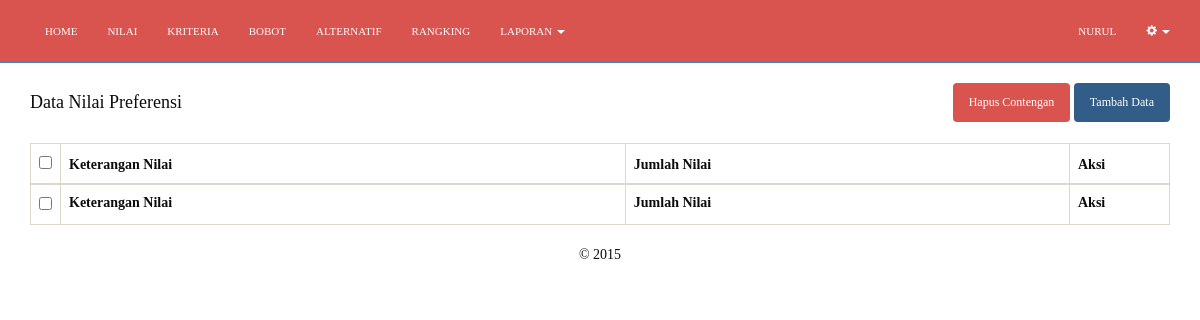
/nilai.php (signed in), run on an earlier commit of the app's database.
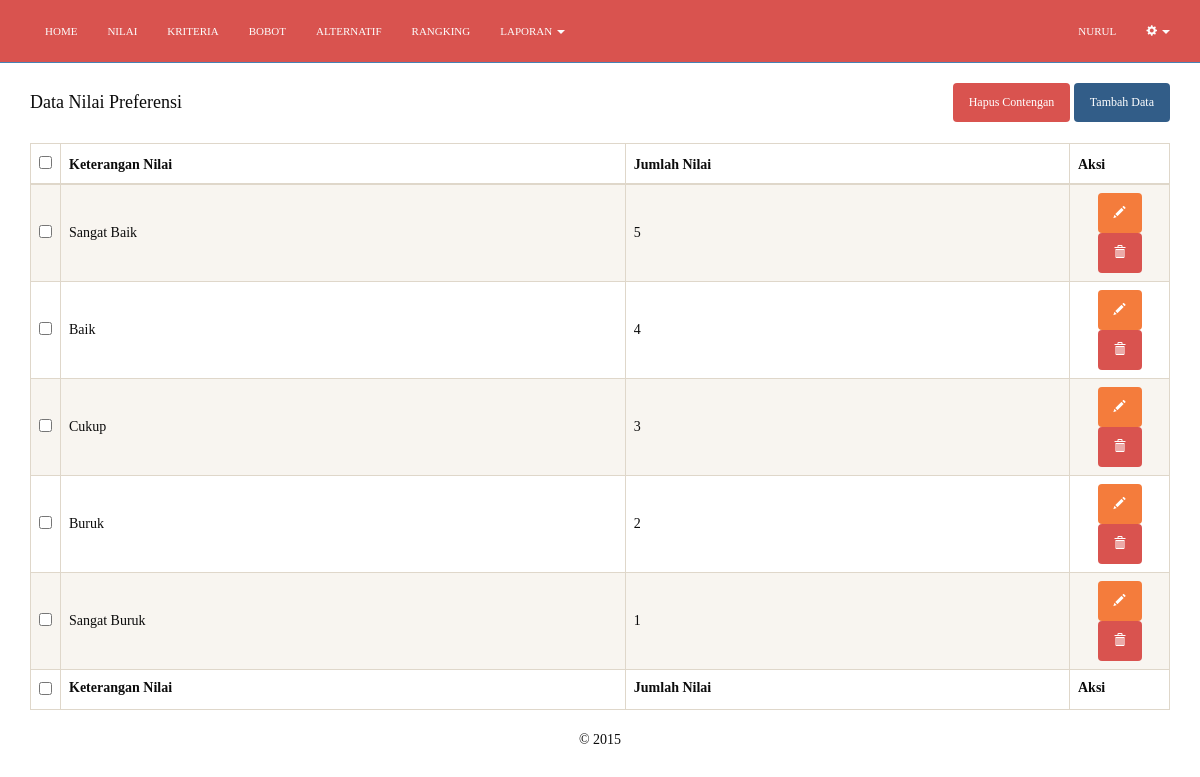
And on a later commit of the database.
### tables this page shows
CREATE TABLE `wp_nilai` (
  `id_nilai` int(6) NOT NULL,
  `ket_nilai` varchar(45) NOT NULL,
  `jum_nilai` double NOT NULL
);

### includes/nilai.inc.php (called while the page is built, shortened)
<?php
class Nilai{
	private $conn;
	private $table_name = "wp_nilai";
	public function __construct($db){
		$this->conn = $db;
	}
	function readAll(){
		$query = "SELECT * FROM ".$this->table_name." ORDER BY id_nilai ASC";
		$stmt = $this->conn->prepare( $query );
		$stmt->execute();
		return $stmt;
	}
	function countAll(){
		$query = "SELECT * FROM ".$this->table_name." ORDER BY id_nilai ASC";
		$stmt = $this->conn->prepare( $query );
		$stmt->execute();
		return $stmt->rowCount();
	}
}
?>

### nilai.php (the view, shortened to what this page needs)
<?php
include_once 'header.php';
include_once 'includes/nilai.inc.php';
$pro = new Nilai($db);
$stmt = $pro->readAll();
            ?>
<form method="post">
	<div class="row">
		<div class="col-md-6 text-left">
			<h4>Data Nilai Preferensi</h4>
		</div>
		<div class="col-md-6 text-right">
            <button type="submit" name="hapus-contengan" class="btn btn-danger">Hapus Contengan</button>
			<button type="button" onclick="location.href='nilai-baru.php'" class="btn btn-primary">Tambah Data</button>
		</div>
	</div>
	<br/>
	<table width="100%" class="table table-striped table-bordered" id="tabeldata">
        <thead>
            <tr>
                <th width="10px"><input type="checkbox" name="select-all" id="select-all" /></th>
                <th>Keterangan Nilai</th>
                <th>Jumlah Nilai</th>
                <th width="100px">Aksi</th>
            </tr>
        </thead>
        <tfoot>
            <tr>
                <th><input type="checkbox" name="select-all2" id="select-all2" /></th>
                <th>Keterangan Nilai</th>
                <th>Jumlah Nilai</th>
                <th>Aksi</th>
            </tr>
        </tfoot>
        <tbody>
<?php
while ($row = $stmt->fetch(PDO::FETCH_ASSOC)){
?>
            <tr>
                <td style="vertical-align:middle;"><input type="checkbox" value="<?php echo $row['id_nilai'] ?>" name="checkbox[]" /></td>
                <td style="vertical-align:middle;"><?php echo $row['ket_nilai'] ?></td>
                <td style="vertical-align:middle;"><?php echo $row['jum_nilai'] ?></td>
                <td class="text-center" style="vertical-align:middle;">
					<a href="nilai-ubah.php?id=<?php echo $row['id_nilai'] ?>" class="btn btn-warning"><span class="glyphicon glyphicon-pencil" aria-hidden="true"></span></a>
					<a href="nilai-hapus.php?id=<?php echo $row['id_nilai'] ?>" onclick="return confirm('Yakin ingin menghapus data')" class="btn btn-danger"><span class="glyphicon glyphicon-trash" aria-hidden="true"></span></a>
			    </td>
            </tr>
<?php
}
?>
        </tbody>
    </table>
    </form>
<?php
include_once 'footer.php';
?>

What changed in the data, as far as the page shows it:
added wp_nilai: ket_nilai "Sangat Baik", jum_nilai "5"
added wp_nilai: ket_nilai "Baik", jum_nilai "4"
added wp_nilai: ket_nilai "Cukup", jum_nilai "3"
added wp_nilai: ket_nilai "Buruk", jum_nilai "2"
added wp_nilai: ket_nilai "Sangat Buruk", jum_nilai "1"
